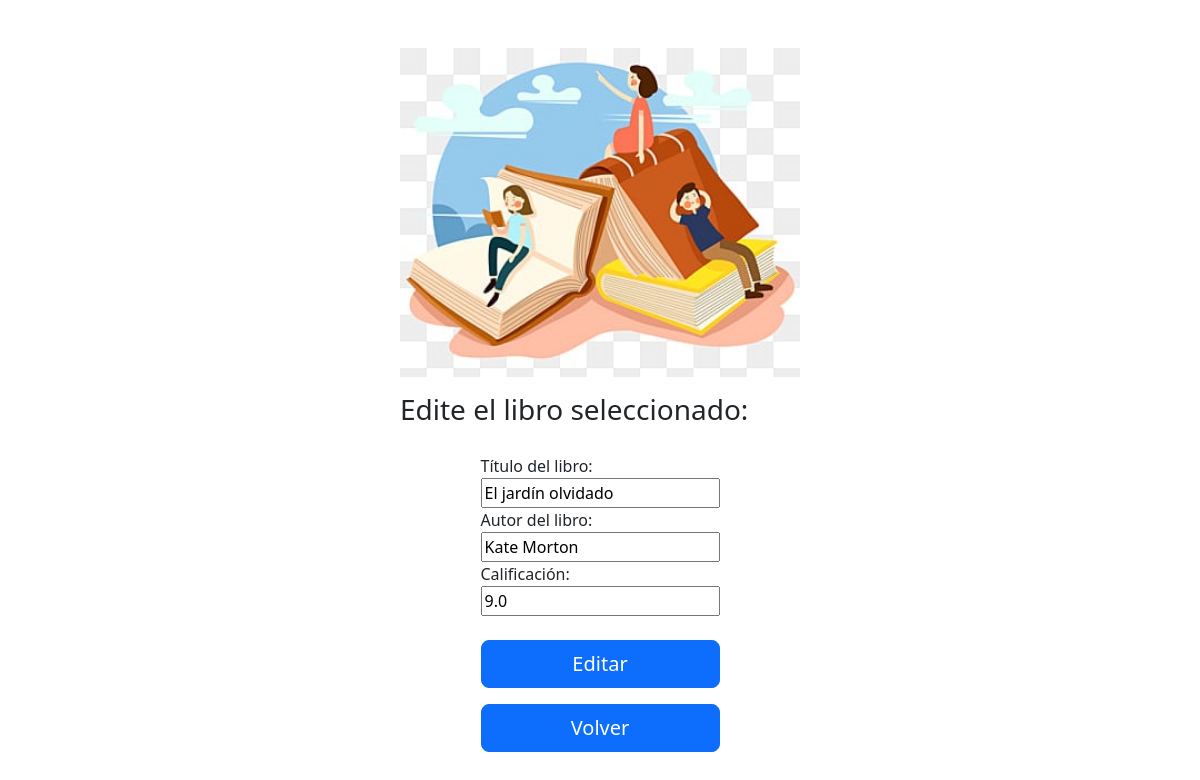
/edit?id=3 (signed in), run on the app's committed database.
### modules/modelos.py (models this page shows)
class ModeloLibro(Base):
    __tablename__ = 'libros'
    id = Column(Integer(), primary_key=True)
    nombre = Column(String(1000), nullable=False, unique=True)
    autor = Column(String(1000), nullable=False)
    calificacion = Column(Float(), default=0.0)
    id_usuario = Column(Integer(), ForeignKey('usuarios.id'))

### server.py (the view, shortened to what this page needs)
@app.route("/edit", methods=['GET', 'POST'])
@gestor_login.se_requiere_login
def funcion_editar():
    libro_a_editar = gestor_libros.devolver_libro(request.args.get('id'))
    return render_template("editar.html", libro=libro_a_editar)

### modules/dominio.py (called while the page is built)
    @property
    def id(self):
        return self.__id

    @property
    def id_usuario(self):
        return self.__id_usuario

    @property
    def nombre(self):
        return self.__nombre

    @property
    def autor(self):
        return self.__autor

    @property
    def calificacion(self):
        return self.__calificacion

    @id.setter
    def id(self, p_id):
        if p_id != None:
            if not isinstance(p_id, int):
                raise ValueError("El id del libro debe ser un número entero")
            self.__id = p_id
        else:
            self.__id = None

    @id_usuario.setter
    def id_usuario(self, p_id_usuario):
        if p_id_usuario != None:
            if not isinstance(p_id_usuario, int):
                raise ValueError("El id del usuario debe ser un número entero")
            self.__id_usuario = p_id_usuario
        else:
            self.__id_usuario = None

    @nombre.setter
    def nombre(self, p_nombre:str):
        if not isinstance(p_nombre, str) or p_nombre.strip() == "":
            raise ValueError("El nombre del libro debe ser un string y no debe estar vacío")
        self.__nombre = p_nombre.strip()

    @autor.setter
    def autor(self, p_autor:str):
        if not isinstance(p_autor, str) or p_autor.strip() == "":
            raise ValueError("El nombre del autor debe ser un string y no debe estar vacío")
        self.__autor = p_autor.strip()

    @calificacion.setter
    def calificacion(self, p_calificacion):
        if not isinstance(p_calificacion, (float, int)):
            raise ValueError("La calificación del libro debe ser un número entre 0 y 10")
        if p_calificacion < 0 or p_calificacion > 10:
            raise ValueError("La calificación del libro debe ser un número entre 0 y 10")
        self.__calificacion = p_calificacion

    def to_dict(self):
        return {
            "id": self.id,
            "nombre": self.nombre,
            "autor": self.autor,
            "calificacion": self.calificacion,
            "id_usuario": self.id_usuario
        }

    @property
    def id(self):
        return self.__id

    @property
    def nombre(self):
        return self.__nombre

    @property
    def email(self):
        return self.__email

    @property
    def password(self):
        return self.__password

    @password.setter
    def password(self, password:str):
        self.__password = password

### templates/editar.html (shortened to what this page needs)
<!DOCTYPE html>
<html lang="en">
<head>
    <link href="https://cdn.jsdelivr.net/npm/bootstrap@5.3.0-alpha3/dist/css/bootstrap.min.css" rel="stylesheet">
</head>
<body class="container">
    <div class="row justify-content-md-center">
        <div class="col-md-auto col-6">
            <img class="mx-auto mt-5 mb-3" src="{{ url_for('static', filename='images/libros.png') }}" width="400">
            <div class="mx-auto">
                <h3>Edite el libro seleccionado:</h3>
            </div>
        </div>
    </div>
    <div class="row justify-content-md-center">
        <div class="col-md-auto pt-1" style="color: red">
        </div>
    </div>
    <div class="row justify-content-center">
        <div class="col-auto pt-3">
            <form action="{{ url_for('funcion_editar') }}" method="post">
                <label for="nombre">Título del libro:</label><br>
                <input type="text" id="nombre" name="input_nombre" value="{{libro.nombre}}" required><br>
                <label for="autor">Autor del libro:</label><br>
                <input type="text" id="autor" name="input_autor" value="{{libro.autor}}" required><br>
                <label for="calif">Calificación:</label><br>
                <input type="number" id="calif" name="input_calif" value="{{libro.calificacion}}" step=0.1 max="10" required><br><br>
                <button class="element_width w-100 btn btn-lg btn-primary" type="submit">Editar</button>
            </form>
            <div class="row flex-fill">
                <form class="pt-3" action="{{url_for('inicio')}}">
                    <button class="element_width w-100 btn btn-lg btn-primary" type="submit">Volver</button>
                </form>
            </div>
        </div>
</body>
</html>

### data on the page
ModeloLibro: input_nombre "El jardín olvidado", input_autor "Kate Morton", input_calif "9.0"
